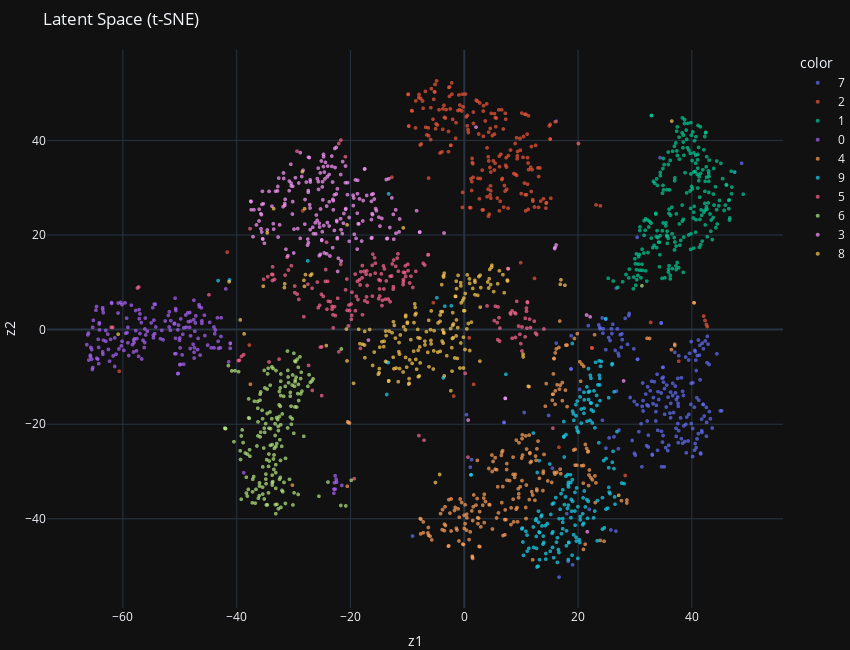

The notebook cell this image was saved under:
### Code cell
plot_latent_space(vae, test_dl, use_3d=False, reducer='tsne')

### Figure 1 — Plotly figure (JSON) as saved in the notebook; plotly's stock layout.template omitted (floating-point values rounded to 4 significant figures; data arrays with more than 128 entries replaced by an {"elided": "..."} marker saying what was removed)
{"data": [{"hovertemplate": "color=7<br>x=%{x}<br>y=%{y}<extra></extra>", "legendgroup": "7", "marker": {"color": "#636efa", "opacity": 0.7, "symbol": "circle", "line": {"width": 0}, "size": 4}, "mode": "markers", "name": "7", "showlegend": true, "x": {"elided": "205 float values"}, "xaxis": "x", "y": {"elided": "205 float values"}, "yaxis": "y", "type": "scattergl"}, {"hovertemplate": "color=2<br>x=%{x}<br>y=%{y}<extra></extra>", "legendgroup": "2", "marker": {"color": "#EF553B", "opacity": 0.7, "symbol": "circle", "line": {"width": 0}, "size": 4}, "mode": "markers", "name": "2", "showlegend": true, "x": {"elided": "219 float values"}, "xaxis": "x", "y": {"elided": "219 float values"}, "yaxis": "y", "type": "scattergl"}, {"hovertemplate": "color=1<br>x=%{x}<br>y=%{y}<extra></extra>", "legendgroup": "1", "marker": {"color": "#00cc96", "opacity": 0.7, "symbol": "circle", "line": {"width": 0}, "size": 4}, "mode": "markers", "name": "1", "showlegend": true, "x": {"elided": "234 float values"}, "xaxis": "x", "y": {"elided": "234 float values"}, "yaxis": "y", "type": "scattergl"}, {"hovertemplate": "color=0<br>x=%{x}<br>y=%{y}<extra></extra>", "legendgroup": "0", "marker": {"color": "#ab63fa", "opacity": 0.7, "symbol": "circle", "line": {"width": 0}, "size": 4}, "mode": "markers", "name": "0", "showlegend": true, "x": {"elided": "175 float values"}, "xaxis": "x", "y": {"elided": "175 float values"}, "yaxis": "y", "type": "scattergl"}, {"hovertemplate": "color=4<br>x=%{x}<br>y=%{y}<extra></extra>", "legendgroup": "4", "marker": {"color": "#FFA15A", "opacity": 0.7, "symbol": "circle", "line": {"width": 0}, "size": 4}, "mode": "markers", "name": "4", "showlegend": true, "x": {"elided": "217 float values"}, "xaxis": "x", "y": {"elided": "217 float values"}, "yaxis": "y", "type": "scattergl"}, {"hovertemplate": "color=9<br>x=%{x}<br>y=%{y}<extra></extra>", "legendgroup": "9", "marker": {"color": "#19d3f3", "opacity": 0.7, "symbol": "circle", "line": {"width": 0}, "size": 4}, "mode": "markers", "name": "9", "showlegend": true, "x": {"elided": "194 float values"}, "xaxis": "x", "y": {"elided": "194 float values"}, "yaxis": "y", "type": "scattergl"}, {"hovertemplate": "color=5<br>x=%{x}<br>y=%{y}<extra></extra>", "legendgroup": "5", "marker": {"color": "#FF6692", "opacity": 0.7, "symbol": "circle", "line": {"width": 0}, "size": 4}, "mode": "markers", "name": "5", "showlegend": true, "x": {"elided": "179 float values"}, "xaxis": "x", "y": {"elided": "179 float values"}, "yaxis": "y", "type": "scattergl"}, {"hovertemplate": "color=6<br>x=%{x}<br>y=%{y}<extra></extra>", "legendgroup": "6", "marker": {"color": "#B6E880", "opacity": 0.7, "symbol": "circle", "line": {"width": 0}, "size": 4}, "mode": "markers", "name": "6", "showlegend": true, "x": {"elided": "178 float values"}, "xaxis": "x", "y": {"elided": "178 float values"}, "yaxis": "y", "type": "scattergl"}, {"hovertemplate": "color=3<br>x=%{x}<br>y=%{y}<extra></extra>", "legendgroup": "3", "marker": {"color": "#FF97FF", "opacity": 0.7, "symbol": "circle", "line": {"width": 0}, "size": 4}, "mode": "markers", "name": "3", "showlegend": true, "x": {"elided": "207 float values"}, "xaxis": "x", "y": {"elided": "207 float values"}, "yaxis": "y", "type": "scattergl"}, {"hovertemplate": "color=8<br>x=%{x}<br>y=%{y}<extra></extra>", "legendgroup": "8", "marker": {"color": "#FECB52", "opacity": 0.7, "symbol": "circle", "line": {"width": 0}, "size": 4}, "mode": "markers", "name": "8", "showlegend": true, "x": {"elided": "192 float values"}, "xaxis": "x", "y": {"elided": "192 float values"}, "yaxis": "y", "type": "scattergl"}], "layout": {"xaxis": {"anchor": "y", "domain": [0, 1], "title": {"text": "z1"}}, "yaxis": {"anchor": "x", "domain": [0, 1], "title": {"text": "z2"}}, "legend": {"title": {"text": "color"}, "tracegroupgap": 0}, "margin": {"t": 50, "l": 0, "r": 0, "b": 0}, "width": 850, "height": 650, "title": {"text": "Latent Space (t-SNE)"}}}
